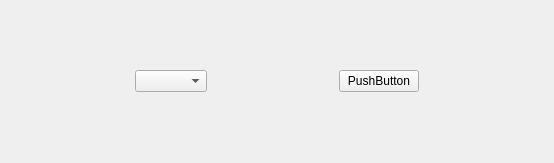
<?xml version="1.0" encoding="UTF-8"?>
<ui version="4.0">
 <class>MainWindow</class>
 <widget class="QMainWindow" name="MainWindow">
  <property name="geometry">
   <rect>
    <x>0</x>
    <y>0</y>
    <width>554</width>
    <height>163</height>
   </rect>
  </property>
  <property name="windowTitle">
   <string>MainWindow</string>
  </property>
  <widget class="QWidget" name="centralwidget">
   <layout class="QHBoxLayout" name="horizontalLayout">
    <item>
     <spacer name="horizontalSpacer">
      <property name="orientation">
       <enum>Qt::Horizontal</enum>
      </property>
      <property name="sizeHint" stdset="0">
       <size>
        <width>40</width>
        <height>20</height>
       </size>
      </property>
     </spacer>
    </item>
    <item>
     <widget class="QComboBox" name="comboBox"/>
    </item>
    <item>
     <spacer name="horizontalSpacer_2">
      <property name="orientation">
       <enum>Qt::Horizontal</enum>
      </property>
      <property name="sizeHint" stdset="0">
       <size>
        <width>40</width>
        <height>20</height>
       </size>
      </property>
     </spacer>
    </item>
    <item>
     <widget class="QPushButton" name="pushButton">
      <property name="text">
       <string>PushButton</string>
      </property>
     </widget>
    </item>
    <item>
     <spacer name="horizontalSpacer_3">
      <property name="orientation">
       <enum>Qt::Horizontal</enum>
      </property>
      <property name="sizeHint" stdset="0">
       <size>
        <width>40</width>
        <height>20</height>
       </size>
      </property>
     </spacer>
    </item>
   </layout>
  </widget>
 </widget>
 <resources/>
 <connections/>
</ui>
